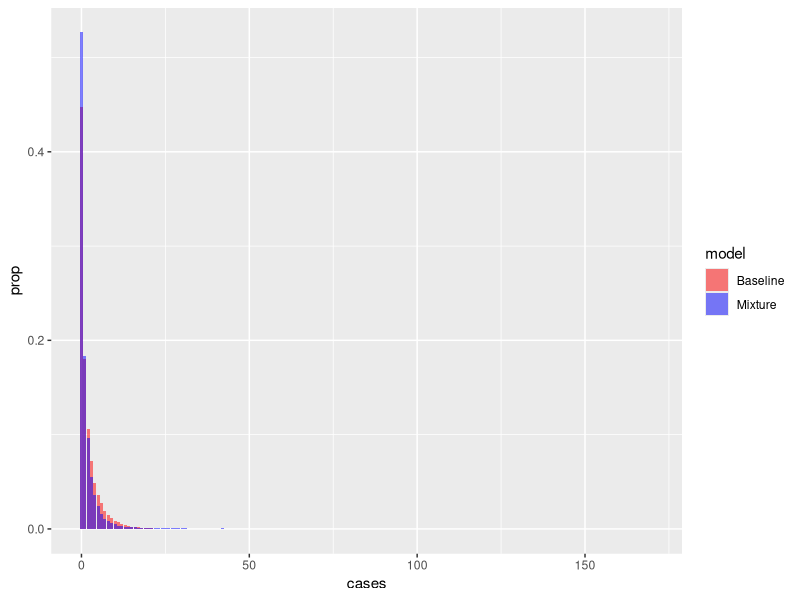
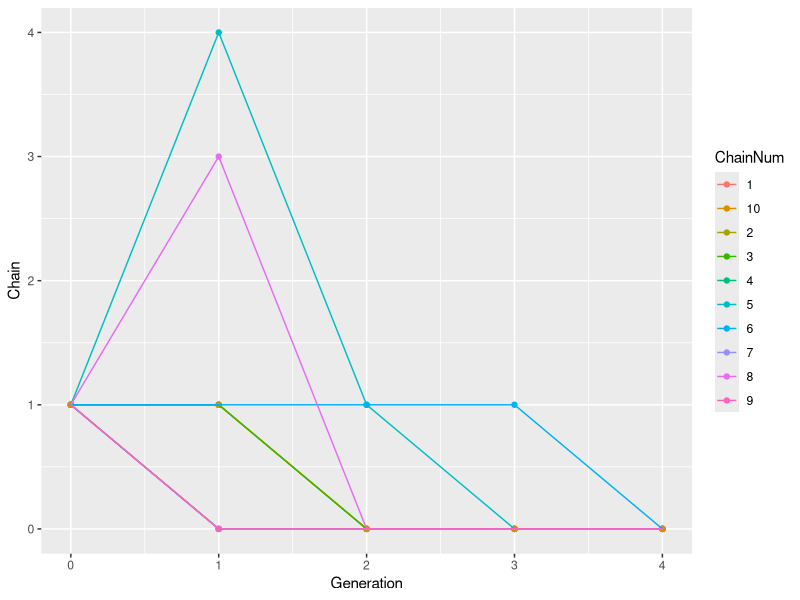
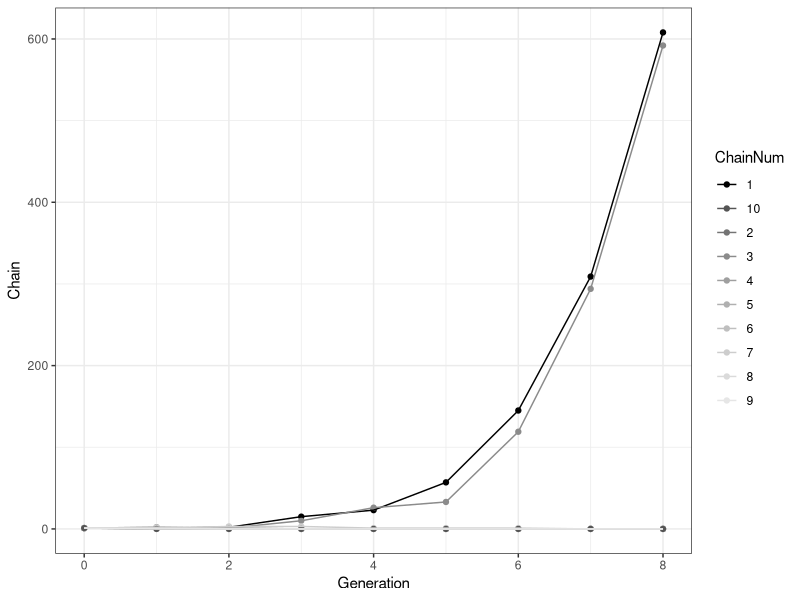
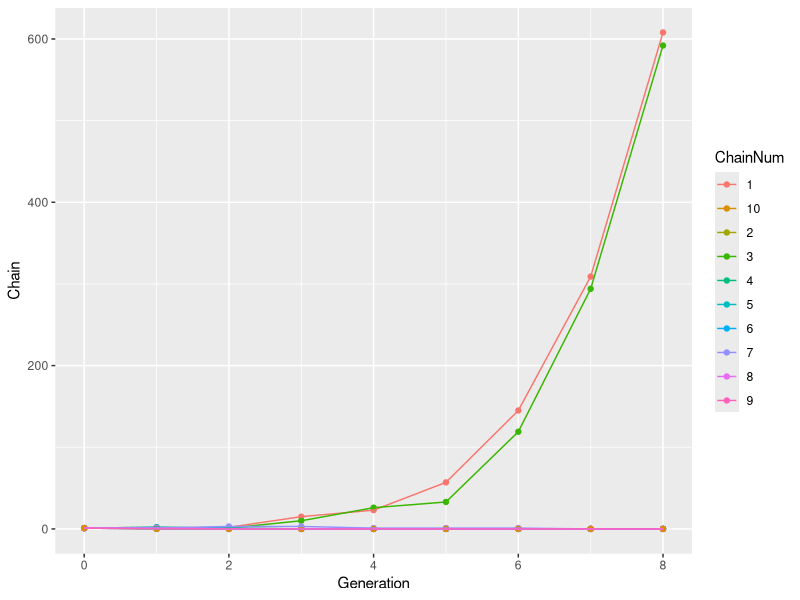

These charts were generated, in order, by the following R code: (Note: a time limit stopped this script after it produced the figures.)
## ---- chunk 1
knitr::opts_chunk$set(echo = TRUE)
library(tidyverse)
## ---- chunk 2
knitr::opts_chunk$set(echo=FALSE, warning=FALSE, message=FALSE)
## ---- chunk 3
NegBinmixturedeviate<- function(m, p, R0D, k, delta) {  
  #Returns a vector of m Poisson mixture deviates
  # Assumes a finite mixture of two Poisson distributions, with prob p and 1-p respectively, 0<p<1
  #1 = success = direct contact
  #0 = failure = aerosol
  #rbinom = one bernoulli trial for direct transmission
  #n = number of observations = 1
  #size = number of trials =1 (bernoulli) per observation
  #if success, deviate = rpois(R0D) otherwise aerosol
  R0A<-R0D +delta
  deviate<-numeric(m) #number of deviates
  for(i in 1:m){
deviate[i]<-ifelse(rbinom(1, size=1, prob = p)==1, rnbinom(1,mu=R0A, size=k), rnbinom(1,mu=R0D, size=k))
  }
  return(deviate)
}

NegBinmixturebranch<- function(n,p, R0D, k, delta) {
  #Arguments:
  #n = number of generations
  #Returns number of cases per generation as a vector
  #Uses Poissonmixturedeviate to generate random variates from mixture distribution
  
	z <- c(1,rep(0,n))#one infected case in generation 0 
	for (i in 2:(n+1)) {
z[i]<-ifelse(z[i-1]==0, 0, sum(NegBinmixturedeviate(z[i-1], p=p, R0D=R0D, k=k, delta=delta)))	  
			}
			return(z)
			}

NegBinbranch<- function(n,R0, k) {
  #Arguments:
  #n = number of generations
  #Returns number of cases per generation as a vector
  #Uses Poissonmixturedeviate to generate random variates from mixture distribution
  
	z <- c(1,rep(0,n))#one infected case in generation 0 
	for (i in 2:(n+1)) {
z[i]<-ifelse(z[i-1]==0, 0, sum(rnbinom(z[i-1],mu=R0,size=k)))	  
			}
			return(z)
			}

NegBinbranchw <- function(R0,k) {
  #returns n = the number of generations that it takes to have a cluster greater than 50 from a Poisson mixture offspring distribution
  
  n<-1
	z <- c(1,rep(0,n)) #n = number of generations after generation 0
	#one infected case in generation 0
	cluster<-sum(z)
	while(cluster<50){
	    i<-n+1
			z[i] <- sum(rnbinom(z[i-1],mu=R0,size=k))
			cluster<-cluster+z[i]
      n<-n+1
      if(z[i]==0){
        break #break out of loop of cluster dies out
      }
			}
			#return(c(z, cluster, n))
if(cluster<50)
	{n<-NA} #prob of extinction zinfinity predicts proportion of clusters that die out
	return(n)
			}

		
NegBinmixturebranchw<- function(p, R0D, k, delta) {  
#returns n = the number of generations that it takes to have a cluster greater than 50 from a Poisson mixture offspring distribution
R0A<-R0D+delta
  n<-1 #generation time
	z <- c(1,rep(0,n))
	#one infected case in generation 0 
	cluster<-sum(z)
	while(cluster<50){
	  #number of poisson rvs needed per case = z[i-1], then add together to get the number of new infections in that generation
	    i<-n+1
	    
	z[i]<-ifelse(z[i-1]==0, 0, sum(NegBinmixturedeviate(z[i-1], p=p, R0D=R0D, k=k, delta=delta)))	 

		cluster<-cluster+z[i]
      n<-n+1
      if(z[i]==0){
        break #if no cases break out of while loop
      }
			}
	#		return(c(z, cluster, n)) as a check
	if(cluster<50)
	{n<-NA}
	return(n)
			}


Poissonmixturebranchw2<- function(p, R0D, R0A) {  
#returns n = the number of generations that it takes to have a cluster greater than 50 from a Poisson mixture offspring distribution

  n<-1 #generation time
	z <- c(1,rep(0,n))
	#one infected case in generation 0 
	cluster<-sum(z)
	while(cluster<50){
	  #number of poisson rvs needed per case = z[i-1], then add together to get the number of new infections in that generation
	    i<-n+1
z[i] <- sum(rmixture(z[i-1], probs = c(p, 1-p), models = expression(rpois(R0D), rpois(R0A))))#params$R0D
		cluster<-cluster+z[i]
      n<-n+1
      if(z[i]==0){
        break #if no cases break out of while loop
      }
			}
	#		return(c(z, cluster, n)) as a check
	if(cluster<50)
	{n<-NA}
	return(n)
			}

## ---- chunk 4
mydata<-data.frame(cases=NegBinmixturedeviate(100000, p=0.1, R0D=1.1, k=0.5,delta=(2-1.1)/0.1))
data<-data.frame(cases=rnbinom(100000, mu=2, size=0.5))
combdat<-bind_rows(list(Mixture=mydata,Baseline=data),
                           .id="model")
ggplot(combdat,aes(cases,y=stat(prop),fill=model))+
   scale_fill_manual(values=c("red","blue"))+
  geom_bar(alpha=0.5,position = 'identity') 
## ---- chunk 5
count(mydata, cases)
## ---- chunk 6
nsims<-10
ngen=10
sims<-matrix(NA, ncol=nsims, nrow=ngen+1)
for(i in 1:nsims) sims[,i]<-NegBinmixturebranch(ngen,p=0.1, R0D=1.1, k=0.5, delta=9) 
sims
## ---- chunk 7
nsims<-10
ngen=10
bsims<-matrix(NA, ncol=nsims, nrow=ngen+1)
for(i in 1:nsims) bsims[,i]<-NegBinbranch(ngen, R0=2, k=0.5) 
bsims
## ---- chunk 8
ngenmax<-4
simdf<-data.frame(Chain = sims[1:(ngenmax+1),1], ChainNum = "1", Generation=0:ngenmax)
chainnum<-c("2", "3", "4", "5", "6", "7", "8", "9", "10")
for(i in 2:nsims) simdf<-bind_rows(simdf, data.frame(Chain=sims[1:(ngenmax+1),i], ChainNum = chainnum[i-1], Generation=0:ngenmax))
## ---- chunk 9
ggplot(simdf)+
   geom_point(aes(x = Generation, y = Chain, colour=ChainNum))+
  geom_line(aes(x = Generation, y = Chain, colour=ChainNum))
## ---- chunk 10
nsims<-10
ngen=10
sims<-matrix(NA, ncol=nsims, nrow=ngen+1)
for(i in 1:nsims) sims[,i]<-NegBinmixturebranch(ngen,p=0.1, R0D=1.1, k=2, delta=9) 
sims
## ---- chunk 11
ngenmax<-8
simdf<-data.frame(Chain = sims[1:(ngenmax+1),1], ChainNum = "1", Generation=0:ngenmax)
chainnum<-c("2", "3", "4", "5", "6", "7", "8", "9", "10")
for(i in 2:nsims) simdf<-bind_rows(simdf, data.frame(Chain=sims[1:(ngenmax+1),i], ChainNum = chainnum[i-1], Generation=0:ngenmax))
## ---- chunk 12
ggplot(simdf)+
   geom_point(aes(x = Generation, y = Chain,colour=ChainNum))+
  geom_line(aes(x = Generation, y = Chain, colour=ChainNum))+
  scale_colour_grey(start = 0, end = .9) +
  theme_bw()
## ---- chunk 13
ggplot(simdf)+
   geom_point(aes(x = Generation, y = Chain, colour=ChainNum))+
  geom_line(aes(x = Generation, y = Chain, colour=ChainNum))
## ---- chunk 14
nsims<-10
ngen=10
bsims<-matrix(NA, ncol=nsims, nrow=ngen+1)
for(i in 1:nsims) bsims[,i]<-NegBinbranch(ngen, R0=2, k=2) 
bsims
## ---- chunk 15
nsims<-10000
ngen=10
sims<-matrix(NA, ncol=nsims, nrow=ngen+1)
for(i in 1:nsims) sims[,i]<-NegBinmixturebranch(ngen,p=0.1, R0D=1.1, k=2, delta=9) 
## ---- chunk 16
ngenmax<-8
simdf<-data.frame(Chain = sims[1:(ngenmax+1),1], ChainNum = "1", Generation=0:ngenmax)
chainnum<-paste0("", 1:nsims)
for(i in 2:nsims) simdf<-bind_rows(simdf, data.frame(Chain=sims[1:(ngenmax+1),i], ChainNum = chainnum[i-1], Generation=0:ngenmax))
#View(simdf%>%filter(Generation==8 & Chain==0))
## ---- chunk 17
#R0=4.5
nsims<-10000 #use while loops
kval<-0.5
R0<-2
R0D<-1.1
poissgen2<-numeric(nsims)
for(i in 1:length(poissgen2)) {
  poissgen2[i]<-NegBinbranchw(R0, kval)
}
#vary p =0.05, 0.1, 0.2
poissmixgen2<-numeric(nsims)
for(i in 1:length(poissmixgen2)) poissmixgen2[i]<-NegBinmixturebranchw(p=0.05, R0D, k=kval, delta=(R0-R0D)/0.05)

poissmixgen3<-numeric(nsims)
for(i in 1:length(poissmixgen3)) poissmixgen3[i]<-NegBinmixturebranchw(p=0.1, R0D, k=kval, delta=(R0-R0D)/0.1)
poissmixgen4<-numeric(nsims)
for(i in 1:length(poissmixgen4)) poissmixgen4[i]<-NegBinmixturebranchw(p=0.15, R0D, k=kval, delta=(R0-R0D)/0.15)
check<-c(length(na.omit(poissmixgen2)),length(na.omit(poissmixgen3)), length(na.omit(poissmixgen4)))
poissgen2<-na.omit(poissgen2)
poissmixgen2<-na.omit(poissmixgen2)
poissmixgen3<-na.omit(poissmixgen3)
poissmixgen4<-na.omit(poissmixgen4)

## ---- chunk 18


nsims2<-round(min(check),digits=-2) #round to the nearest 100
pval=rep(c("0.05", "0.1","0.15"), each=2*nsims2)
model=rep(c("baseline","mixture"),each=nsims2)
gentime<-c(poissgen2[1:nsims2], poissmixgen2[1:nsims2], poissgen2[1:nsims2],poissmixgen3[1:nsims2], poissgen2[1:nsims2], poissmixgen4[1:nsims2])
data2=data.frame(p=pval, model ,  GenerationTime=gentime)
 
# grouped boxplot
p<-ggplot(data2, aes(x=p, y=GenerationTime, fill=model)) + 
    geom_boxplot()
p
#ggsave("gentimeR0.pdf", p, height=4, width=5)
